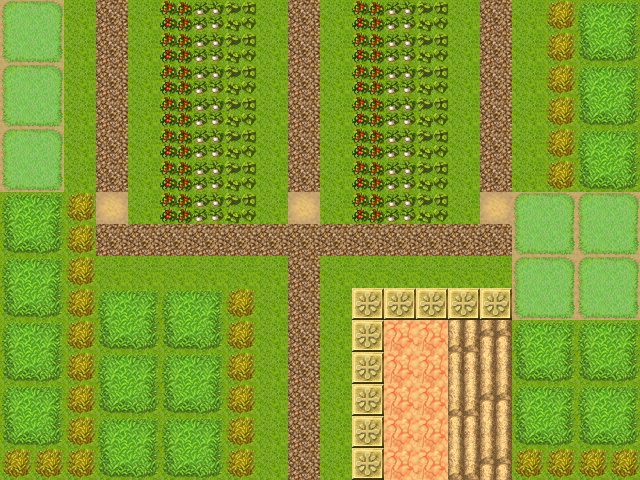

Tiled map render using the project's own tile images. Description and the map definition, with tile-layer contents summarised, below:
An orthogonal 20x15 tile map with 32x32 px tiles, 3 tile layers (Layer1, Layer2, Layer3) and 29 objects.

<map version="1.0" orientation="orthogonal" width="20" height="15" tilewidth="32" tileheight="32">
 <tileset firstgid="1" name="bigtileset" tilewidth="32" tileheight="32">
  <image source="../images/tilesets/bigtileset.png" width="1024" height="2016" />
 </tileset>
 <layer name="Layer1" width="20" height="15">
  <data>[300 cells, 300 non-empty, 1 distinct tile ids]</data>
 </layer>
 <layer name="Layer2" width="20" height="15">
  <data>[300 cells, 41 non-empty, 2 distinct tile ids]</data>
 </layer>
 <layer name="Layer3" width="20" height="15">
  <data>[300 cells, 195 non-empty, 18 distinct tile ids]</data>
 </layer>
 <objectgroup name="Path" width="20" height="15">
  <object x="288" y="224" width="32" height="32">
   <properties>
    <property name="D" value="U,L,R" />
    <property name="L" value="U,L,R" />
    <property name="R" value="U,L,R" />
    <property name="U" value="U,L,R" />
   </properties>
  </object>
  <object x="480" y="224" width="32" height="32">
   <properties>
    <property name="D" value="U" />
    <property name="L" value="U" />
    <property name="R" value="U" />
    <property name="U" value="U" />
   </properties>
  </object>
  <object x="96" y="224" width="32" height="32">
   <properties>
    <property name="D" value="U" />
    <property name="L" value="U" />
    <property name="R" value="U" />
    <property name="U" value="U" />
   </properties>
  </object>
  <object x="288" y="448" width="32" height="32">
   <properties>
    <property name="D" value="U" />
    <property name="L" value="U" />
    <property name="R" value="U" />
    <property name="U" value="U" />
   </properties>
  </object>
 </objectgroup>
 <objectgroup name="StartPoint" width="20" height="15" visible="0">
  <object x="288" y="448" width="32" height="32" />
 </objectgroup>
 <objectgroup name="EndPoint" width="20" height="15" visible="0">
  <object x="288" y="0" width="32" height="32" />
  <object x="96" y="0" width="32" height="32" />
  <object x="480" y="0" width="32" height="32" />
 </objectgroup>
 <objectgroup name="Collision" width="20" height="15" visible="0">
  <object x="0" y="0" width="64" height="192" />
  <object x="0" y="192" width="64" height="288" />
  <object x="64" y="288" width="192" height="192" />
  <object x="352" y="288" width="160" height="192" />
  <object x="512" y="288" width="128" height="192" />
  <object x="544" y="0" width="96" height="288" />
  <object x="160" y="0" width="96" height="192" />
  <object x="352" y="0" width="96" height="192" />
 </objectgroup>
 <objectgroup name="NotAvailable" width="20" height="15" visible="0">
  <object x="0" y="0" width="64" height="480" />
  <object x="64" y="192" width="32" height="288" />
  <object x="96" y="288" width="160" height="192" />
  <object x="352" y="288" width="160" height="192" />
  <object x="512" y="192" width="128" height="288" />
  <object x="544" y="0" width="96" height="192" />
  <object x="352" y="0" width="96" height="224" />
  <object x="160" y="0" width="96" height="224" />
  <object x="96" y="0" width="32" height="192" />
  <object x="288" y="0" width="32" height="192" />
  <object x="480" y="0" width="32" height="192" />
  <object x="96" y="224" width="416" height="32" />
  <object x="288" y="256" width="32" height="224" />
 </objectgroup>
</map>
